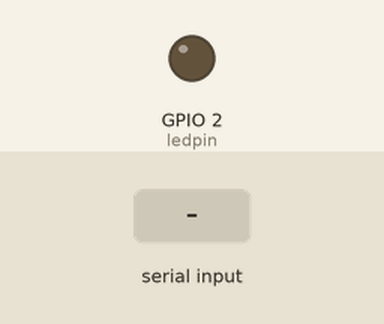
This sketch was run on a simulated ESP32. On the bench: output pins drawn as LEDs (lit = HIGH). The test bench sets the inputs (shaded band). What the sketch prints to the serial monitor is not drawn.

Above: at 1.2 s.
1.3 s: "R" received over Serial
At 1.7 s:
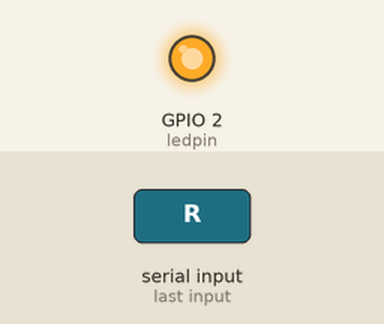
Timing chart, 0 to 4.3 s (numbered marks = the images above; inputs shaded):
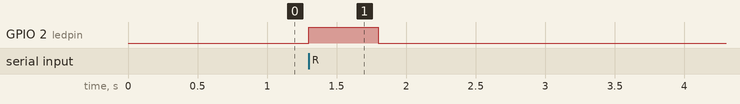

The sketch:

ESP_test.ino
```cpp
//https://shop.mirotek.com.tw/iot/esp32-start-3/
int val;  //定義變量val
int ledpin=2;  //GPIO2
void setup()
{
  Serial.begin(9600);
  pinMode(ledpin,OUTPUT);
}
void loop()
{
  val=Serial.read();  //判斷接收到的指令或字符是否是“R”。
  if(val=='R')
  {
    digitalWrite(ledpin,HIGH);
    delay(500);
    digitalWrite(ledpin,LOW);
    delay(500);
    Serial.println("Hello World!");
  }
}
```

Measured:
- after the input at 1.3 s, GPIO 2 (ledpin): LOW → HIGH at once, → LOW 0.50 s later
